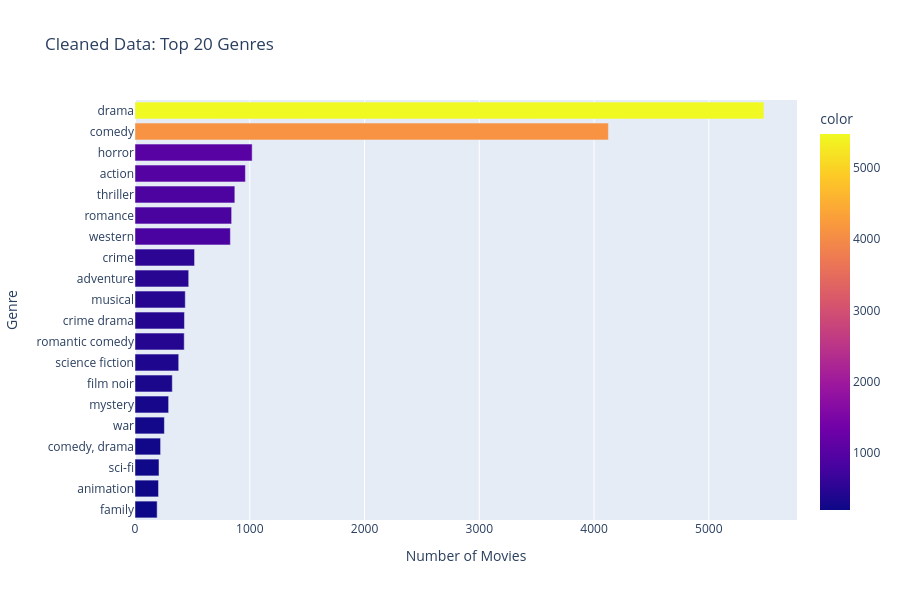

Source (notebook cell):
### Code cell
top_genres = df["Genre"].value_counts().head(20)
fig = px.bar(
    top_genres, orientation="h",
    title="Cleaned Data: Top 20 Genres",
    labels={"index": "Genre", "value": "Number of Movies"},
    color=top_genres.values,
    color_continuous_scale="Plasma"
)
fig.update_layout(height=600, yaxis=dict(autorange="reversed"))
fig.show()

### Figure 1 — Plotly figure (JSON) as saved in the notebook; plotly's stock layout.template omitted (floating-point values rounded to 4 significant figures)
{"data": [{"hovertemplate": "Number of Movies=%{x}<br>Genre=%{y}<br>color=%{marker.color}<extra></extra>", "legendgroup": "", "marker": {"color": [5480, 4125, 1021, 962, 870, 842, 831, 519, 468, 438, 431, 429, 381, 325, 293, 256, 223, 209, 205, 193], "coloraxis": "coloraxis", "pattern": {"shape": ""}}, "name": "", "orientation": "h", "showlegend": false, "textposition": "auto", "type": "bar", "x": [5480, 4125, 1021, 962, 870, 842, 831, 519, 468, 438, 431, 429, 381, 325, 293, 256, 223, 209, 205, 193], "xaxis": "x", "y": ["drama", "comedy", "horror", "action", "thriller", "romance", "western", "crime", "adventure", "musical", "crime drama", "romantic comedy", "science fiction", "film noir", "mystery", "war", "comedy, drama", "sci-fi", "animation", "family"], "yaxis": "y"}], "layout": {"barmode": "relative", "coloraxis": {"autocolorscale": false, "colorbar": {"title": {"text": "color"}}, "colorscale": [[0.0, "#0d0887"], [0.1111, "#46039f"], [0.2222, "#7201a8"], [0.3333, "#9c179e"], [0.4444, "#bd3786"], [0.5556, "#d8576b"], [0.6667, "#ed7953"], [0.7778, "#fb9f3a"], [0.8889, "#fdca26"], [1.0, "#f0f921"]]}, "height": 600, "legend": {"tracegroupgap": 0}, "title": {"text": "Cleaned Data: Top 20 Genres"}, "xaxis": {"anchor": "y", "domain": [0.0, 1.0], "title": {"text": "Number of Movies"}}, "yaxis": {"anchor": "x", "autorange": "reversed", "domain": [0.0, 1.0], "title": {"text": "Genre"}}}}
